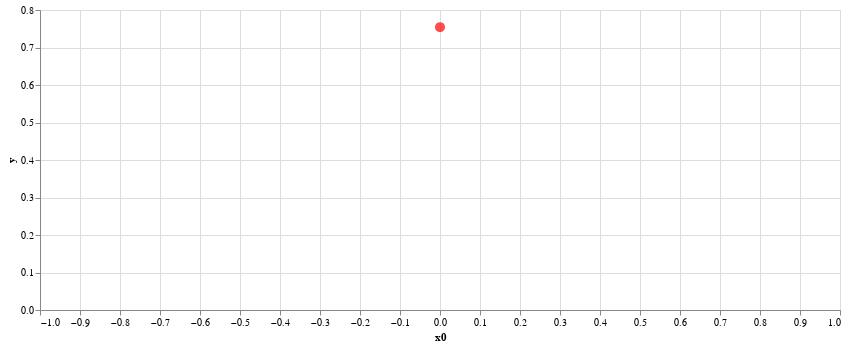

Notebook source saved alongside this figure:
### Markdown cell above
### A function of one input
Now it is your turn.
You have to optimise a function of one input with domain `[-1, 1]`.
To start you off you already have one evaluation at the mid-point.

### Code cell
blackbox1 = bb.GPBlackBox(ndim=1)
blackbox1.plot_xy().properties(width=800, height=300)

### Figure 1 — Vega-Lite specification as saved in the notebook (floating-point values rounded to 4 significant figures)
{"config": {"view": {"continuousWidth": 400, "continuousHeight": 300}}, "data": {"name": "data-cfdf2d7d84c36339bf68dc6f744274b8"}, "mark": {"type": "circle", "color": "red", "size": 100}, "encoding": {"x": {"type": "quantitative", "field": "x0", "scale": {"domain": [-1, 1]}}, "y": {"type": "quantitative", "field": "y"}}, "height": 300, "width": 800, "$schema": "https://vega.github.io/schema/vega-lite/v4.8.1.json", "datasets": {"data-cfdf2d7d84c36339bf68dc6f744274b8": [{"x0": 0.0, "y": 0.7542}]}}
